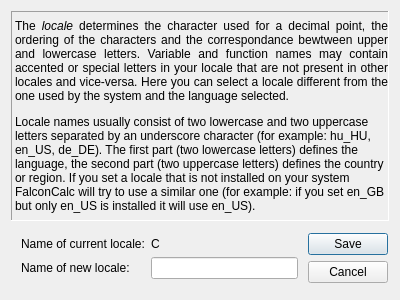
<?xml version="1.0" encoding="UTF-8"?>
<ui version="4.0">
 <class>LocaleDlgClass</class>
 <widget class="QDialog" name="LocaleDlgClass">
  <property name="geometry">
   <rect>
    <x>0</x>
    <y>0</y>
    <width>400</width>
    <height>300</height>
   </rect>
  </property>
  <property name="sizePolicy">
   <sizepolicy hsizetype="Fixed" vsizetype="Fixed">
    <horstretch>0</horstretch>
    <verstretch>0</verstretch>
   </sizepolicy>
  </property>
  <property name="minimumSize">
   <size>
    <width>400</width>
    <height>300</height>
   </size>
  </property>
  <property name="maximumSize">
   <size>
    <width>400</width>
    <height>300</height>
   </size>
  </property>
  <property name="windowTitle">
   <string>FalconCalc - Locale</string>
  </property>
  <layout class="QVBoxLayout" name="verticalLayout" stretch="1,0">
   <item>
    <widget class="QLabel" name="label">
     <property name="frameShape">
      <enum>QFrame::Panel</enum>
     </property>
     <property name="frameShadow">
      <enum>QFrame::Sunken</enum>
     </property>
     <property name="text">
      <string>&lt;html&gt;&lt;head/&gt;&lt;body&gt;&lt;p align=&quot;justify&quot;&gt;The &lt;span style=&quot; font-style:italic;&quot;&gt;locale&lt;/span&gt; determines the character used for a decimal point, the ordering of the characters and the correspondance bewtween upper and lowercase letters. Variable and function names may contain accented or special letters in your locale that are not present in other locales and vice-versa. Here you can select a locale different from the one used by the system and the language selected.&lt;/p&gt;&lt;p&gt;Locale names usually consist of two lowercase and two uppercase letters separated by an underscore character (for example: hu_HU, en_US, de_DE). The first part (two lowercase letters) defines the language, the second part (two uppercase letters) defines the country or region. If you set a locale that is not installed on your system FalconCalc will try to use a similar one (for example: if you set en_GB but only en_US is installed it will use en_US).&lt;/p&gt;&lt;/body&gt;&lt;/html&gt;</string>
     </property>
     <property name="wordWrap">
      <bool>true</bool>
     </property>
    </widget>
   </item>
   <item>
    <widget class="QWidget" name="widget" native="true">
     <layout class="QHBoxLayout" name="horizontalLayout">
      <property name="spacing">
       <number>1</number>
      </property>
      <property name="leftMargin">
       <number>1</number>
      </property>
      <property name="topMargin">
       <number>1</number>
      </property>
      <property name="rightMargin">
       <number>1</number>
      </property>
      <property name="bottomMargin">
       <number>1</number>
      </property>
      <item>
       <widget class="QWidget" name="widget_2" native="true">
        <layout class="QGridLayout" name="gridLayout">
         <item row="0" column="0">
          <widget class="QLabel" name="label_2">
           <property name="text">
            <string>Name of current locale:</string>
           </property>
          </widget>
         </item>
         <item row="0" column="1">
          <widget class="QLabel" name="lblCurrentLocale">
           <property name="text">
            <string>C</string>
           </property>
          </widget>
         </item>
         <item row="1" column="0">
          <widget class="QLabel" name="label_3">
           <property name="text">
            <string>Name of new locale:</string>
           </property>
          </widget>
         </item>
         <item row="1" column="1">
          <widget class="QLineEdit" name="edtLocale"/>
         </item>
        </layout>
       </widget>
      </item>
      <item>
       <widget class="QDialogButtonBox" name="buttonBox">
        <property name="orientation">
         <enum>Qt::Vertical</enum>
        </property>
        <property name="standardButtons">
         <set>QDialogButtonBox::Cancel|QDialogButtonBox::Save</set>
        </property>
        <property name="centerButtons">
         <bool>true</bool>
        </property>
       </widget>
      </item>
     </layout>
    </widget>
   </item>
  </layout>
 </widget>
 <resources/>
 <connections>
  <connection>
   <sender>buttonBox</sender>
   <signal>accepted()</signal>
   <receiver>LocaleDlgClass</receiver>
   <slot>accept()</slot>
   <hints>
    <hint type="sourcelabel">
     <x>248</x>
     <y>254</y>
    </hint>
    <hint type="destinationlabel">
     <x>157</x>
     <y>274</y>
    </hint>
   </hints>
  </connection>
  <connection>
   <sender>buttonBox</sender>
   <signal>rejected()</signal>
   <receiver>LocaleDlgClass</receiver>
   <slot>reject()</slot>
   <hints>
    <hint type="sourcelabel">
     <x>316</x>
     <y>260</y>
    </hint>
    <hint type="destinationlabel">
     <x>286</x>
     <y>274</y>
    </hint>
   </hints>
  </connection>
 </connections>
</ui>
